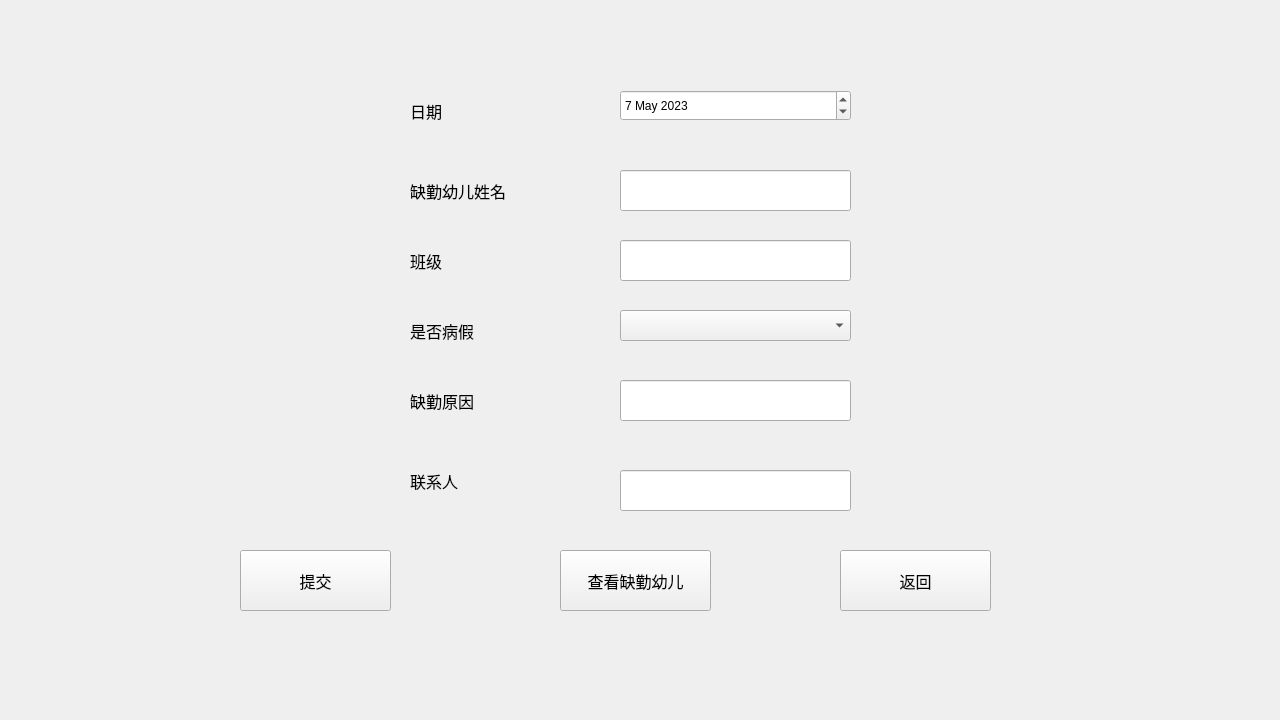
<?xml version="1.0" encoding="UTF-8"?>
<ui version="4.0">
    <class>Form</class>
    <widget class="QWidget" name="Form">
        <property name="geometry">
            <rect>
                <x>0</x>
                <y>0</y>
                <width>1280</width>
                <height>720</height>
            </rect>
        </property>
        <property name="windowTitle">
            <string>Form</string>
        </property>
        <widget class="QLabel" name="label">
            <property name="geometry">
                <rect>
                    <x>410</x>
                    <y>170</y>
                    <width>151</width>
                    <height>41</height>
                </rect>
            </property>
            <property name="font">
                <font>
                    <family>Adobe 黑体 Std R</family>
                    <pointsize>12</pointsize>
                </font>
            </property>
            <property name="text">
                <string>缺勤幼儿姓名</string>
            </property>
        </widget>
        <widget class="QLabel" name="label_2">
            <property name="geometry">
                <rect>
                    <x>410</x>
                    <y>240</y>
                    <width>151</width>
                    <height>41</height>
                </rect>
            </property>
            <property name="font">
                <font>
                    <family>Adobe 黑体 Std R</family>
                    <pointsize>12</pointsize>
                </font>
            </property>
            <property name="text">
                <string>班级</string>
            </property>
        </widget>
        <widget class="QLabel" name="label_3">
            <property name="geometry">
                <rect>
                    <x>410</x>
                    <y>310</y>
                    <width>151</width>
                    <height>41</height>
                </rect>
            </property>
            <property name="font">
                <font>
                    <family>Adobe 黑体 Std R</family>
                    <pointsize>12</pointsize>
                </font>
            </property>
            <property name="text">
                <string>是否病假</string>
            </property>
        </widget>
        <widget class="QLabel" name="label_4">
            <property name="geometry">
                <rect>
                    <x>410</x>
                    <y>380</y>
                    <width>151</width>
                    <height>41</height>
                </rect>
            </property>
            <property name="font">
                <font>
                    <family>Adobe 黑体 Std R</family>
                    <pointsize>12</pointsize>
                </font>
            </property>
            <property name="text">
                <string>缺勤原因</string>
            </property>
        </widget>
        <widget class="QLabel" name="label_5">
            <property name="geometry">
                <rect>
                    <x>410</x>
                    <y>460</y>
                    <width>71</width>
                    <height>41</height>
                </rect>
            </property>
            <property name="font">
                <font>
                    <family>Adobe 黑体 Std R</family>
                    <pointsize>12</pointsize>
                </font>
            </property>
            <property name="text">
                <string>联系人</string>
            </property>
        </widget>
        <widget class="QLabel" name="label_6">
            <property name="geometry">
                <rect>
                    <x>410</x>
                    <y>90</y>
                    <width>151</width>
                    <height>41</height>
                </rect>
            </property>
            <property name="font">
                <font>
                    <family>Adobe 黑体 Std R</family>
                    <pointsize>12</pointsize>
                </font>
            </property>
            <property name="text">
                <string>日期</string>
            </property>
        </widget>
        <widget class="QLineEdit" name="lineEdit">
            <property name="geometry">
                <rect>
                    <x>620</x>
                    <y>170</y>
                    <width>231</width>
                    <height>41</height>
                </rect>
            </property>
        </widget>
        <widget class="QLineEdit" name="lineEdit_2">
            <property name="geometry">
                <rect>
                    <x>620</x>
                    <y>240</y>
                    <width>231</width>
                    <height>41</height>
                </rect>
            </property>
        </widget>
        <widget class="QLineEdit" name="lineEdit_3">
            <property name="geometry">
                <rect>
                    <x>620</x>
                    <y>380</y>
                    <width>231</width>
                    <height>41</height>
                </rect>
            </property>
        </widget>
        <widget class="QLineEdit" name="lineEdit_4">
            <property name="geometry">
                <rect>
                    <x>620</x>
                    <y>470</y>
                    <width>231</width>
                    <height>41</height>
                </rect>
            </property>
        </widget>
        <widget class="QComboBox" name="comboBox">
            <property name="geometry">
                <rect>
                    <x>620</x>
                    <y>310</y>
                    <width>231</width>
                    <height>31</height>
                </rect>
            </property>
            <property name="font">
                <font>
                    <family>Adobe 黑体 Std R</family>
                    <pointsize>12</pointsize>
                </font>
            </property>
        </widget>
        <widget class="QDateEdit" name="dateEdit">
            <property name="geometry">
                <rect>
                    <x>620</x>
                    <y>90</y>
                    <width>231</width>
                    <height>31</height>
                </rect>
            </property>
            <property name="currentSectionIndex">
                <number>1</number>
            </property>
            <property name="date">
                <date>
                    <year>2023</year>
                    <month>5</month>
                    <day>7</day>
                </date>
            </property>
        </widget>
        <widget class="QPushButton" name="pushButton">
            <property name="geometry">
                <rect>
                    <x>240</x>
                    <y>550</y>
                    <width>151</width>
                    <height>61</height>
                </rect>
            </property>
            <property name="font">
                <font>
                    <family>Adobe 黑体 Std R</family>
                    <pointsize>12</pointsize>
                </font>
            </property>
            <property name="text">
                <string>提交</string>
            </property>
        </widget>
        <widget class="QPushButton" name="pushButton_2">
            <property name="geometry">
                <rect>
                    <x>560</x>
                    <y>550</y>
                    <width>151</width>
                    <height>61</height>
                </rect>
            </property>
            <property name="font">
                <font>
                    <family>Adobe 黑体 Std R</family>
                    <pointsize>12</pointsize>
                </font>
            </property>
            <property name="text">
                <string>查看缺勤幼儿</string>
            </property>
        </widget>
        <widget class="QPushButton" name="pushButton_3">
            <property name="geometry">
                <rect>
                    <x>840</x>
                    <y>550</y>
                    <width>151</width>
                    <height>61</height>
                </rect>
            </property>
            <property name="font">
                <font>
                    <family>Adobe 黑体 Std R</family>
                    <pointsize>12</pointsize>
                </font>
            </property>
            <property name="text">
                <string>返回</string>
            </property>
        </widget>
    </widget>
    <resources/>
    <connections/>
</ui>
